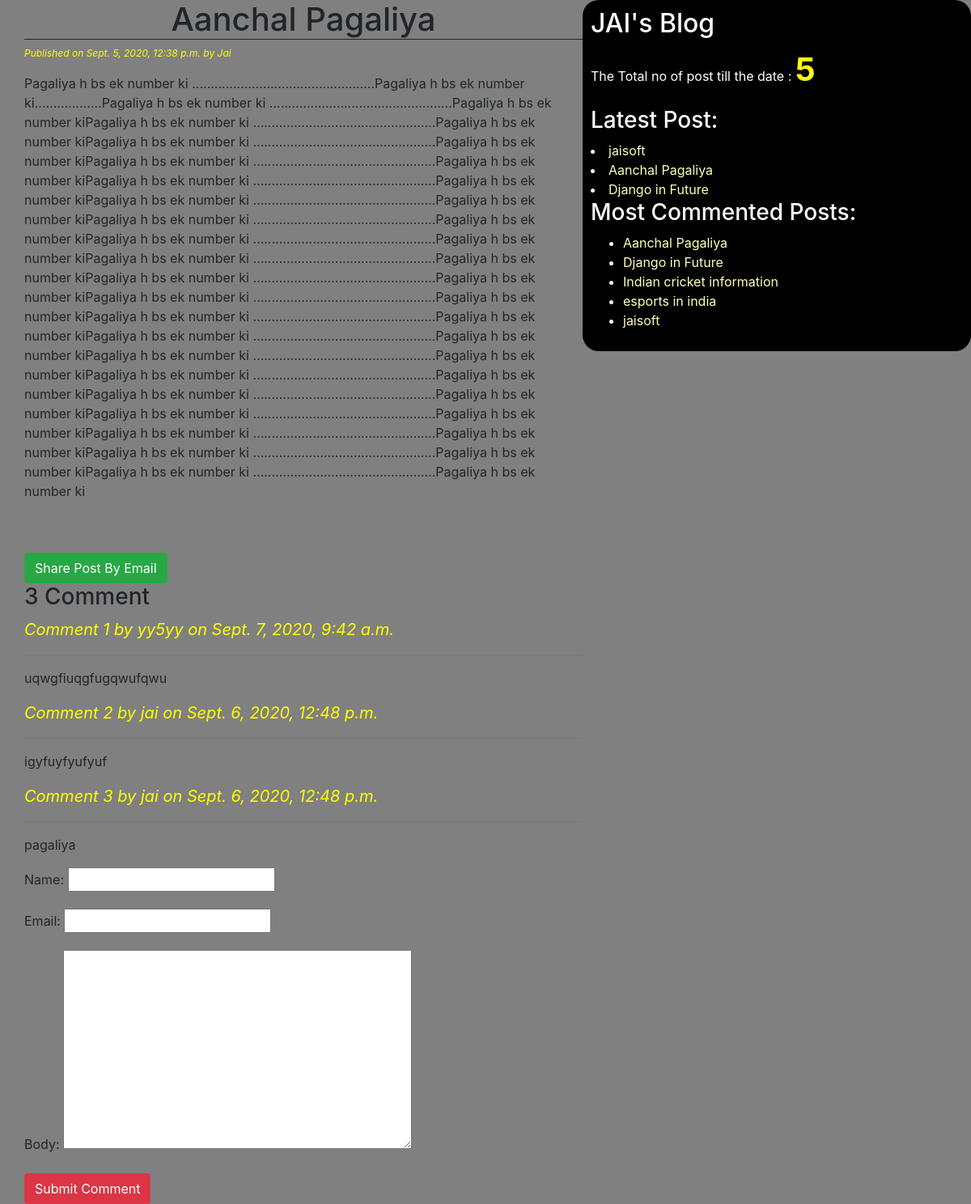
Screenshot of /2020/09/05/aanchal-pagaliya/ with the database file from the repository.
### blogapp/models.py (models this page shows, shortened)
class Post(models.Model):
    STATUS_CHOICES=(('draft', 'Draft'), ('published', 'Published'))
    title=models.CharField(max_length=256)
    slug=models.SlugField(max_length=256, unique_for_date='publish')
    author=models.ForeignKey(User, related_name='blog_posts', on_delete=models.CASCADE)
    body=models.TextField()
    publish=models.DateTimeField(default=timezone.now)
    created=models.DateTimeField(auto_now_add=True)
    updated = models.DateTimeField(auto_now=True)
    status=models.CharField(max_length=10, choices=STATUS_CHOICES, default='draft')
    objects=CustomManager()
    tags= TaggableManager()
    class Meta:
        ordering = ('-publish',)
    def get_absolute_url(self):
        return reverse('post_detail', args=[self.publish.year, self.publish.strftime('%m'), self.publish.strftime('%d'), self.slug]
        )

class Comment(models.Model):
    post=models.ForeignKey(Post,related_name='comments',on_delete=models.CASCADE)
    name=models.CharField(max_length=32)
    email= models.EmailField()
    body= models.TextField()
    created=models.DateTimeField(auto_now_add=True)
    updated=models.DateTimeField(auto_now=True)
    active= models.BooleanField(default=True)
    class Meta:
        ordering=('-created',)

### blogapp/views.py (the view, shortened to what this page needs)
# urls.py: path('<int:year>/<int:month>/<int:day>/<slug:post>/',views.post_detail_view,name='post_detail'),
def post_detail_view(request,year,month,day,post):
    post=get_object_or_404(Post,slug=post,status='published',publish__year=year,publish__month=month,publish__day=day)
    comments=post.comments.filter(active=True)
    csubmit=False
    form = CommentForm(request.POST or None)
    return render(request,'blog/post_detail.html',{'post':post,'form':form,'csubmit':csubmit,'comments':comments})

### blogapp/forms.py
class CommentForm(forms.ModelForm):
    class Meta:
        model=Comment
        fields=['name','email','body']

### blogapp/models.py (called while the page is built)
    def get_queryset(self):
        return super().get_queryset().filter(status='published')

### blogapp/templatetags/blog_tags.py (called while the page is built)
@register.simple_tag(name='my_tag')
def total_posts():
    return Post.objects.count()

@register.inclusion_tag('blog/latest_post123.html')
def show_latest_posts():
    latest_posts=Post.objects.order_by('-publish')[:3]
    return {'latest_posts':latest_posts}

@register.simple_tag
def get_most_commented_posts(count=5):
    return Post.objects.annotate(total_comments=Count('comments')).order_by('-total_comments')[:count]

### templates/blog/post_detail.html (shortened to what this page needs)
<!DOCTYPE html>
{%extends 'blog/base.html'%}
{%block content%}
<h1>{{post.title}}</h1>
<p id="date" > Published on {{post.publish}} by {{post.author|title}}</p>
{{post.body|linebreaks}}<br><br>
<a href="/{{post.id}}/share" class="btn btn-success">Share Post By Email</a>
{% with comments.count as comments_count%}
<h3>{{comments_count}} Comment {{Comments_count|pluralize}}</h3>
{%endwith%}
{%if comments%}
{%for comment in comments%}
<p class="ch"> Comment {{forloop.counter}} by {{comment.name}} on {{comment.created}} </p><hr>
<div class="cb">
     {{comment.body|linebreaks}}</div>
{%endfor%}
{%else%}
<p>There are no Comments</p>
{%endif%}
{%if csubmit%}
<h2>Your Comment is added successful</h2>
{%else%}
<form method="post">
    {{form.as_p}}
    <input type="submit" class="btn btn-danger" value="Submit Comment">
</form>
{%endif%}
{%endblock%}

### templates/blog/base.html (shortened to what this page needs)
<!DOCTYPE html>
{%load blog_tags%}
{%load static%}
<html lang="en" dir="ltr">
  <head>
      <link rel="stylesheet" href="https://stackpath.bootstrapcdn.com/bootstrap/4.5.2/css/bootstrap.min.css">
      <link rel="stylesheet" href="{%static 'css/blog.css'%}">
  </head>
  <body>
  <div class="content">
      {%block content%}
      {%endblock%}
  </div>
  <div class="sidebar">
      <h2>JAI's Blog</h2>
      <p>The Total no of post till the date : <span id="pcount">{%my_tag%}</span></p>
      <h3>Latest Post:</h3>{%show_latest_posts%}
      <h3>Most Commented Posts:</h3>
      {%get_most_commented_posts as most_commented_posts%}
          <ul>
              {%for post in most_commented_posts%}
          <li><a href="{{post.get_absolute_url}}">{{post.title}}</a></li>
          {%endfor%}
          </ul>
  </div>
  </body>
</html>

### templates/blog/latest_post123.html (shortened to what this page needs)
<a>
    {%for post in latest_posts%}
    <li><a href="{{post.get_absolute_url}}" >{{post.title}}</a></li>
    {%endfor%}

### static/css/blog.css (style rules this page uses)
.content { width:60%; float: left; padding: 0 0 0 30px; }
.sidebar { width:40%; float:right; padding: 10px; background : #000; color:white; height:100%; border-radius: 20px; }
h1 { text-align:center; border-bottom:1px solid; }
body { background:grey; }
#date { color:yellow; font-size:12px; font-style:italic; }
a { color:#ffffb3; }
.ch { color:yellow; font-size: 20px; font-style: italic; border-bottom: 2px sollid yellow; }
#pcount { font-size: 40px; color: yellow; font-weight: bold; }

### rows the page displays
Post: title "Aanchal Pagaliya", publish "Sept. 5, 2020, 12:38 p.m.", author "Jai", body "Pagaliya h bs ek number ki .................................................Pagaliya h bs ek number ki..................Pagaliya h bs ek number ki .................................................Pagaliya h bs ek number kiPagaliya h bs ek number ki .................................................Pagaliya h bs ek number kiPagaliya h bs ek number ki .................................................Pagaliya h bs ek number kiPagaliya h bs ek number ki .................................................Pagaliya h bs ek number kiPagaliya h bs ek number ki .................................................Pagaliya h bs ek number kiPagaliya h bs ek number ki…"
Comment: name "yy5yy", created "Sept. 7, 2020, 9:42 a.m.", body "uqwgfiuqgfugqwufqwu"
Comment: name "jai", created "Sept. 6, 2020, 12:48 p.m.", body "igyfuyfyufyuf"
Comment: name "jai", created "Sept. 6, 2020, 12:48 p.m.", body "pagaliya"
Post: title "jaisoft"
Post: title "Django in Future"
Post: title "Indian cricket information"
Post: title "esports in india"

### other values shown
{{ comments_count }} "3"
